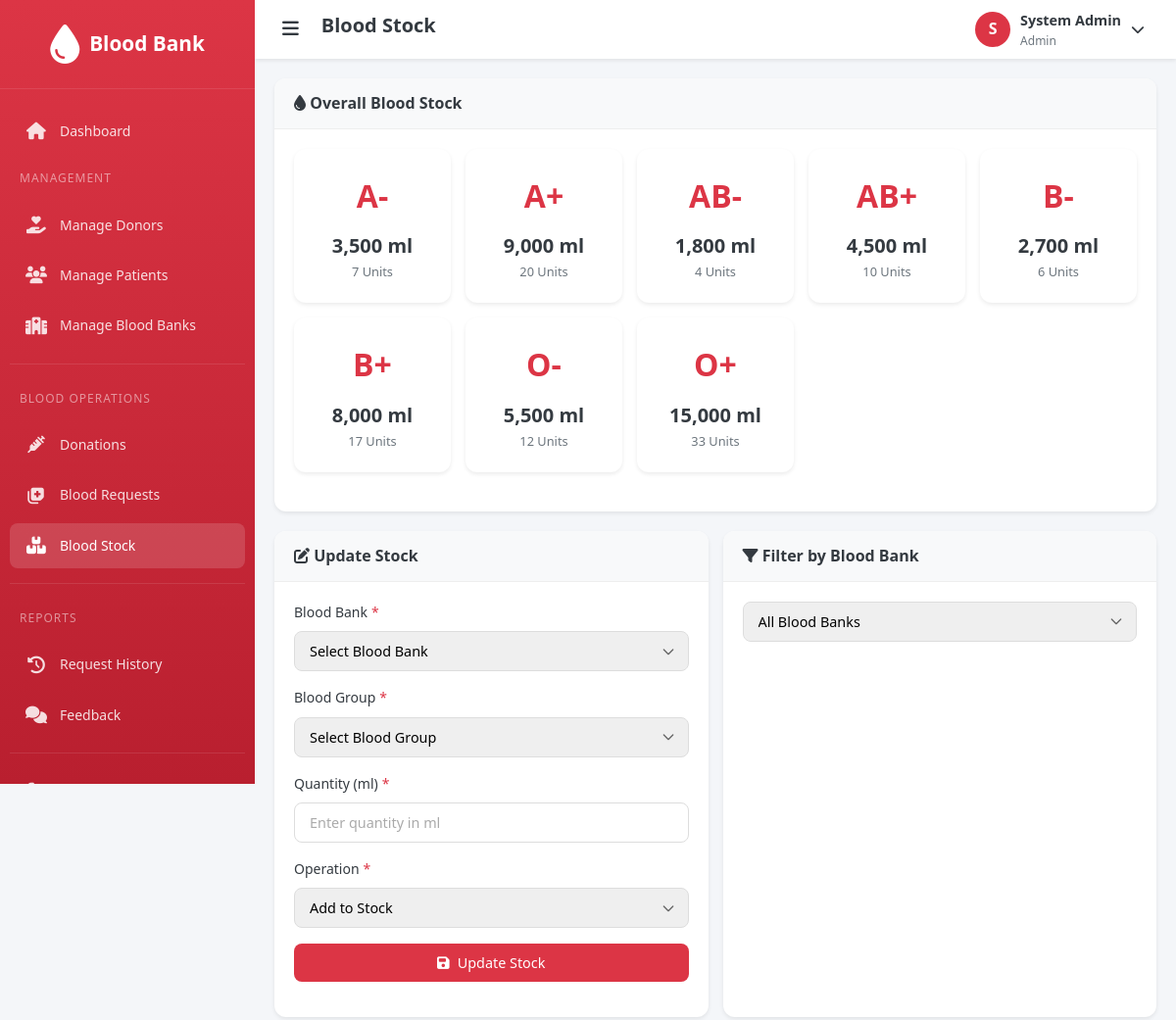
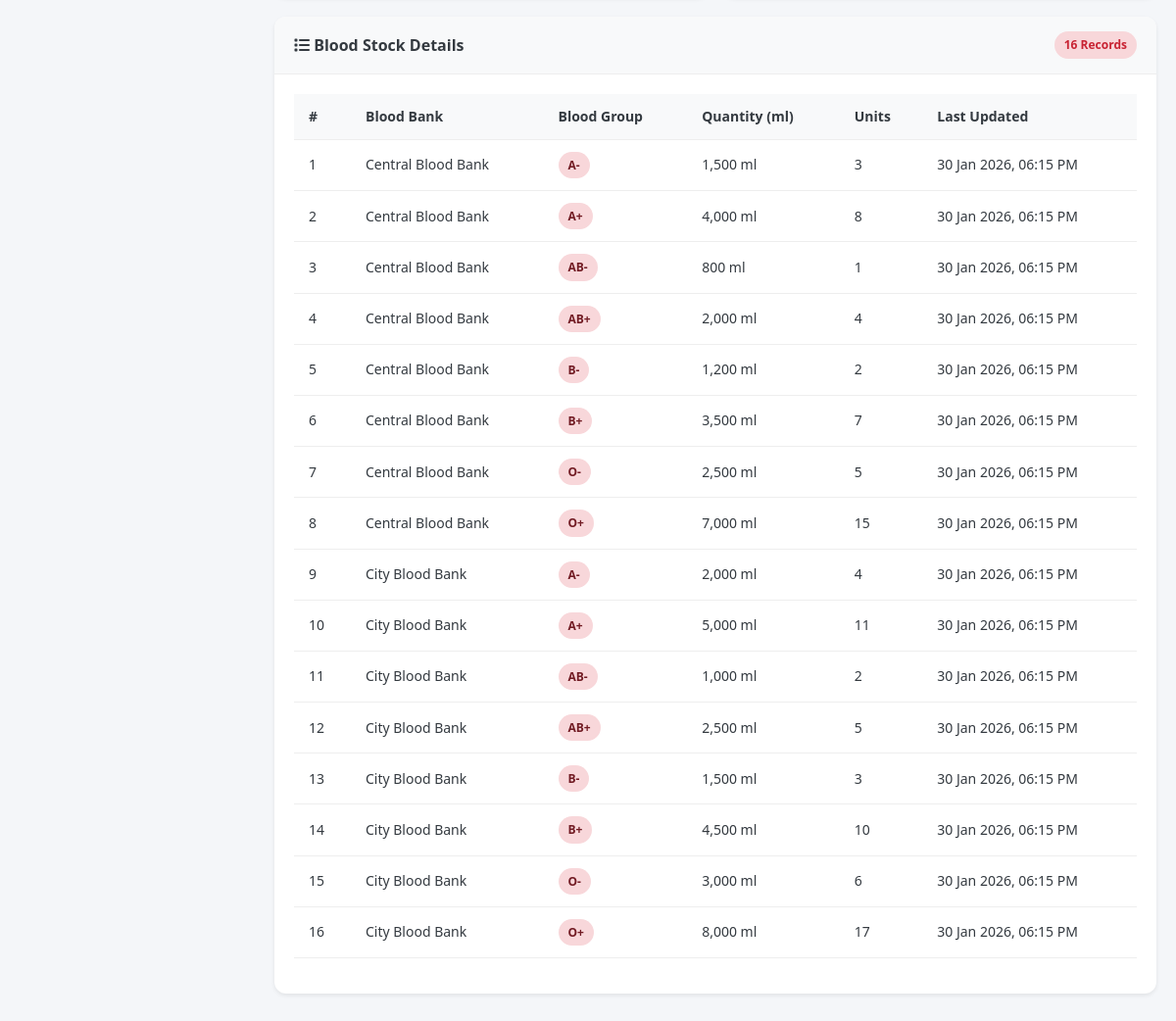
The page /admin/blood_stock.php (signed in) on the database its author committed (2 pictures, top to bottom).
### tables this page shows
CREATE TABLE blood_group (
    id INT PRIMARY KEY AUTO_INCREMENT,
    group_name VARCHAR(10) NOT NULL UNIQUE
);

CREATE TABLE blood_stock (
    id INT PRIMARY KEY AUTO_INCREMENT,
    blood_bank_id INT,
    blood_group_id INT NOT NULL,
    quantity_ml INT DEFAULT 0,
    last_updated TIMESTAMP DEFAULT CURRENT_TIMESTAMP ON UPDATE CURRENT_TIMESTAMP,
    FOREIGN KEY (blood_bank_id) REFERENCES blood_bank(id) ON DELETE SET NULL,
    FOREIGN KEY (blood_group_id) REFERENCES blood_group(id) ON DELETE CASCADE,
    UNIQUE KEY unique_stock (blood_bank_id, blood_group_id)
);

CREATE TABLE blood_bank (
    id INT PRIMARY KEY AUTO_INCREMENT,
    user_id INT,
    name VARCHAR(150) NOT NULL,
    address VARCHAR(255),
    state_id INT,
    city_id INT,
    location_id INT,
    phone VARCHAR(15),
    email VARCHAR(100),
    status ENUM('active', 'inactive') DEFAULT 'active',
    created_at TIMESTAMP DEFAULT CURRENT_TIMESTAMP,
    FOREIGN KEY (user_id) REFERENCES users(id) ON DELETE SET NULL,
    FOREIGN KEY (state_id) REFERENCES state(id) ON DELETE SET NULL,
    FOREIGN KEY (city_id) REFERENCES city(id) ON DELETE SET NULL,
    FOREIGN KEY (location_id) REFERENCES location(id) ON DELETE SET NULL
);

### config/functions.php (called while the page is built, shortened)
<?php
require_once __DIR__ . '/database.php';
function getBloodStockSummary($bloodBankId = null) {
    global $conn;
    $query = "SELECT bg.id, bg.group_name, COALESCE(SUM(bs.quantity_ml), 0) as total_quantity
              FROM blood_group bg
              LEFT JOIN blood_stock bs ON bg.id = bs.blood_group_id";
    $query .= " GROUP BY bg.id, bg.group_name ORDER BY bg.group_name";
    $result = mysqli_query($conn, $query);
    return mysqli_fetch_all($result, MYSQLI_ASSOC);
}
function formatDateTime($datetime) {
    return date('d M Y, h:i A', strtotime($datetime));
}
?>

### admin/blood_stock.php (the view, shortened to what this page needs)
<?php
require_once '../includes/header.php';
$stockQuery = "SELECT bs.*, bg.group_name, bb.name as blood_bank_name
               FROM blood_stock bs
               JOIN blood_group bg ON bs.blood_group_id = bg.id
               JOIN blood_bank bb ON bs.blood_bank_id = bb.id";
$stockQuery .= " ORDER BY bb.name, bg.group_name";
$stocks = mysqli_fetch_all(mysqli_query($conn, $stockQuery), MYSQLI_ASSOC);
$totalStock = getBloodStockSummary();
require_once '../includes/admin_sidebar.php';
?>
<div class="card">
    <div class="card-header">
        <h3><i class="fas fa-tint"></i> Overall Blood Stock</h3>
    </div>
    <div class="card-body">
        <div class="blood-group-grid">
            <?php foreach ($totalStock as $stock): ?>
                <div class="blood-card">
                    <div class="blood-type"><?php echo $stock['group_name']; ?></div>
                    <div class="blood-quantity"><?php echo number_format($stock['total_quantity']); ?> ml</div>
                    <div class="blood-label"><?php echo floor($stock['total_quantity'] / 450); ?> Units</div>
                </div>
            <?php endforeach; ?>
        </div>
    </div>
</div>
<div class="form-row">
    <div class="card">
        <div class="card-header">
            <h3><i class="fas fa-edit"></i> Update Stock</h3>
        </div>
        <div class="card-body">
            <form method="POST" action="" data-validate>
                <div class="form-group">
                    <label for="blood_bank_id" class="required">Blood Bank</label>
                    <select id="blood_bank_id" name="blood_bank_id" class="form-control" required>
                        <option value="">Select Blood Bank</option>
                    </select>
                </div>
                <div class="form-group">
                    <label for="blood_group_id" class="required">Blood Group</label>
                    <select id="blood_group_id" name="blood_group_id" class="form-control" required>
                        <option value="">Select Blood Group</option>
                    </select>
                </div>
                <div class="form-group">
                    <label for="quantity" class="required">Quantity (ml)</label>
                    <input type="number" id="quantity" name="quantity" class="form-control" min="1" required placeholder="Enter quantity in ml">
                </div>
                <div class="form-group">
                    <label for="operation" class="required">Operation</label>
                    <select id="operation" name="operation" class="form-control" required>
                        <option value="add">Add to Stock</option>
                    </select>
                </div>
                <div class="form-group">
                    <button type="submit" class="btn btn-primary btn-block">
                        <i class="fas fa-save"></i> Update Stock
                    </button>
                </div>
            </form>
        </div>
    </div>
    <div class="card">
        <div class="card-header">
            <h3><i class="fas fa-filter"></i> Filter by Blood Bank</h3>
        </div>
        <div class="card-body">
            <form method="GET" action="">
                <div class="form-group">
                    <select name="blood_bank" class="form-control" onchange="this.form.submit()">
                        <option value="">All Blood Banks</option>
                    </select>
                </div>
            </form>
        </div>
    </div>
</div>
<div class="card">
    <div class="card-header">
        <h3><i class="fas fa-list"></i> Blood Stock Details</h3>
        <span class="badge badge-primary"><?php echo count($stocks); ?> Records</span>
    </div>
    <div class="card-body">
        <?php if (count($stocks) > 0): ?>
            <div class="table-responsive">
                <table class="table">
                    <thead>
                        <tr>
                            <th>#</th>
                            <th>Blood Bank</th>
                            <th>Blood Group</th>
                            <th>Quantity (ml)</th>
                            <th>Units</th>
                            <th>Last Updated</th>
                        </tr>
                    </thead>
                    <tbody>
                        <?php foreach ($stocks as $index => $stock): ?>
                            <tr>
                                <td><?php echo $index + 1; ?></td>
                                <td><?php echo htmlspecialchars($stock['blood_bank_name']); ?></td>
                                <td><span class="badge badge-danger"><?php echo $stock['group_name']; ?></span></td>
                                <td><?php echo number_format($stock['quantity_ml']); ?> ml</td>
                                <td><?php echo floor($stock['quantity_ml'] / 450); ?></td>
                                <td><?php echo formatDateTime($stock['last_updated']); ?></td>
                            </tr>
                        <?php endforeach; ?>
                    </tbody>
                </table>
            </div>
        <?php endif; ?>
    </div>
</div>
    </div>
</main>
<?php require_once '../includes/footer.php'; ?>

### assets/css/style.css (style rules this page uses)
:root { --primary-color: #dc3545; --primary-dark: #c82333; --primary-light: #f8d7da; --secondary-color: #6c757d; --success-color: #28a745; --warning-color: #ffc107; --danger-color: #dc3545; --info-color: #17a2b8; --light-color: #f8f9fa; --dark-color: #343a40; --white: #ffffff; --black: #000000; --sidebar-width: 260px; --header-height: 60px; --shadow-sm: 0 2px 4px rgba(0, 0, 0, 0.08); --shadow-md: 0 4px 12px rgba(0, 0, 0, 0.12); --shadow-lg: 0 8px 24px rgba(0, 0, 0, 0.16); --border-radius: 8px; --border-radius-lg: 12px; --transition: all 0.3s ease; --font-family: "Segoe UI", Tahoma, Geneva, Verdana, sans-serif; }
* { margin: 0; padding: 0; box-sizing: border-box; }
html { scroll-behavior: smooth; }
body { font-family: var(--font-family); font-size: 14px; line-height: 1.6; color: var(--dark-color); background-color: #f4f6f9; min-height: 100vh; }
h1, h2, h3, h4, h5, h6 { font-weight: 600; line-height: 1.3; margin-bottom: 0.5rem; }
h3 { font-size: 1.5rem; }
.card { background: var(--white); border-radius: var(--border-radius-lg); box-shadow: var(--shadow-sm); margin-bottom: 20px; overflow: hidden; }
.card-header { padding: 15px 20px; border-bottom: 1px solid #eee; display: flex; align-items: center; justify-content: space-between; background: var(--light-color); }
.card-header h3 { font-size: 1rem; margin: 0; }
.card-body { padding: 20px; }
.blood-group-grid { display: grid; grid-template-columns: repeat(auto-fit, minmax(150px, 1fr)); gap: 15px; margin-bottom: 20px; }
.blood-card { background: var(--white); border-radius: var(--border-radius-lg); padding: 20px; text-align: center; box-shadow: var(--shadow-sm); transition: var(--transition); border: 2px solid transparent; }
.blood-card .blood-type { font-size: 2rem; font-weight: 700; color: var(--primary-color); margin-bottom: 10px; }
.blood-card .blood-quantity { font-size: 1.25rem; font-weight: 600; color: var(--dark-color); }
.blood-card .blood-label { font-size: 0.8rem; color: var(--secondary-color); }
.table-responsive { overflow-x: auto; }
.table { width: 100%; border-collapse: collapse; margin-bottom: 1rem; }
.table th, .table td { padding: 12px 15px; text-align: left; border-bottom: 1px solid #eee; }
.table th { background: var(--light-color); font-weight: 600; color: var(--dark-color); white-space: nowrap; }
.form-group { margin-bottom: 1rem; }
.form-group label { display: block; margin-bottom: 0.5rem; font-weight: 500; color: var(--dark-color); }
.form-group label.required::after { content: "*"; color: var(--danger-color); margin-left: 4px; }
.form-control { width: 100%; padding: 10px 15px; font-size: 0.9rem; border: 1px solid #ddd; border-radius: var(--border-radius); transition: var(--transition); font-family: inherit; }
.form-control::placeholder { color: #aaa; }
select.form-control { cursor: pointer; appearance: none; background-repeat: no-repeat; background-position: right 12px center; background-size: 16px; padding-right: 40px; }
.form-row { display: grid; grid-template-columns: repeat(auto-fit, minmax(250px, 1fr)); gap: 15px; }
.btn { display: inline-flex; align-items: center; justify-content: center; gap: 8px; padding: 10px 20px; font-size: 0.9rem; font-weight: 500; border: none; border-radius: var(--border-radius); cursor: pointer; transition: var(--transition); font-family: inherit; text-align: center; }
.btn-primary { background: var(--primary-color); color: var(--white); }
.btn-block { width: 100%; }
.badge { display: inline-flex; align-items: center; padding: 4px 10px; font-size: 0.75rem; font-weight: 600; border-radius: 20px; text-transform: capitalize; }
.badge-primary { background: var(--primary-light); color: var(--primary-dark); }
.badge-danger { background: #f8d7da; color: #721c24; }

### rows shown on the page
blood_group: group_name "A-", total_quantity "3,500", total_quantity "7"
blood_group: group_name "A+", total_quantity "9,000", total_quantity "20"
blood_group: group_name "AB-", total_quantity "1,800", total_quantity "4"
blood_group: group_name "AB+", total_quantity "4,500", total_quantity "10"
blood_group: group_name "B-", total_quantity "2,700", total_quantity "6"
blood_group: group_name "B+", total_quantity "8,000", total_quantity "17"
blood_group: group_name "O-", total_quantity "5,500", total_quantity "12"
blood_group: group_name "O+", total_quantity "15,000", total_quantity "33"
blood_stock: blood_bank.name "Central Blood Bank", blood_group.group_name "A-", quantity_ml "1,500", floor($stock['quantity_ml']/450) "3", last_updated "30 Jan 2026, 06:15 PM"
blood_stock: blood_bank.name "Central Blood Bank", blood_group.group_name "A+", quantity_ml "4,000", floor($stock['quantity_ml']/450) "8", last_updated "30 Jan 2026, 06:15 PM"
blood_stock: blood_bank.name "Central Blood Bank", blood_group.group_name "AB-", quantity_ml "800", floor($stock['quantity_ml']/450) "1", last_updated "30 Jan 2026, 06:15 PM"
blood_stock: blood_bank.name "Central Blood Bank", blood_group.group_name "AB+", quantity_ml "2,000", floor($stock['quantity_ml']/450) "4", last_updated "30 Jan 2026, 06:15 PM"
blood_stock: blood_bank.name "Central Blood Bank", blood_group.group_name "B-", quantity_ml "1,200", floor($stock['quantity_ml']/450) "2", last_updated "30 Jan 2026, 06:15 PM"
blood_stock: blood_bank.name "Central Blood Bank", blood_group.group_name "B+", quantity_ml "3,500", floor($stock['quantity_ml']/450) "7", last_updated "30 Jan 2026, 06:15 PM"
blood_stock: blood_bank.name "Central Blood Bank", blood_group.group_name "O-", quantity_ml "2,500", floor($stock['quantity_ml']/450) "5", last_updated "30 Jan 2026, 06:15 PM"
blood_stock: blood_bank.name "Central Blood Bank", blood_group.group_name "O+", quantity_ml "7,000", floor($stock['quantity_ml']/450) "15", last_updated "30 Jan 2026, 06:15 PM"
blood_stock: blood_bank.name "City Blood Bank", blood_group.group_name "A-", quantity_ml "2,000", floor($stock['quantity_ml']/450) "4", last_updated "30 Jan 2026, 06:15 PM"
blood_stock: blood_bank.name "City Blood Bank", blood_group.group_name "A+", quantity_ml "5,000", floor($stock['quantity_ml']/450) "11", last_updated "30 Jan 2026, 06:15 PM"
blood_stock: blood_bank.name "City Blood Bank", blood_group.group_name "AB-", quantity_ml "1,000", floor($stock['quantity_ml']/450) "2", last_updated "30 Jan 2026, 06:15 PM"
blood_stock: blood_bank.name "City Blood Bank", blood_group.group_name "AB+", quantity_ml "2,500", floor($stock['quantity_ml']/450) "5", last_updated "30 Jan 2026, 06:15 PM"
blood_stock: blood_bank.name "City Blood Bank", blood_group.group_name "B-", quantity_ml "1,500", floor($stock['quantity_ml']/450) "3", last_updated "30 Jan 2026, 06:15 PM"
blood_stock: blood_bank.name "City Blood Bank", blood_group.group_name "B+", quantity_ml "4,500", floor($stock['quantity_ml']/450) "10", last_updated "30 Jan 2026, 06:15 PM"
blood_stock: blood_bank.name "City Blood Bank", blood_group.group_name "O-", quantity_ml "3,000", floor($stock['quantity_ml']/450) "6", last_updated "30 Jan 2026, 06:15 PM"
blood_stock: blood_bank.name "City Blood Bank", blood_group.group_name "O+", quantity_ml "8,000", floor($stock['quantity_ml']/450) "17", last_updated "30 Jan 2026, 06:15 PM"

### other values the page prints
$pageTitle "Blood Stock"
$userInitial "S"
getUserName() "System Admin"
getUserRole() "Admin"
count($stocks) "16"
